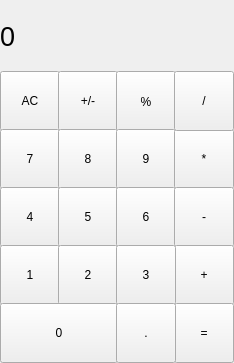
<?xml version="1.0" encoding="UTF-8"?>
<ui version="4.0">
 <class>MainWindow</class>
 <widget class="QMainWindow" name="MainWindow">
  <property name="geometry">
   <rect>
    <x>0</x>
    <y>0</y>
    <width>234</width>
    <height>363</height>
   </rect>
  </property>
  <property name="windowTitle">
   <string>MainWindow</string>
  </property>
  <widget class="QWidget" name="centralWidget">
   <widget class="QLabel" name="resultat">
    <property name="geometry">
     <rect>
      <x>0</x>
      <y>0</y>
      <width>221</width>
      <height>73</height>
     </rect>
    </property>
    <property name="font">
     <font>
      <pointsize>20</pointsize>
      <weight>50</weight>
      <bold>false</bold>
     </font>
    </property>
    <property name="styleSheet">
     <string notr="true">QPushButton {
   border: 1px solid gray;
}
QPushButton:pressed {
    background-color: qlineargradient(x1: 0, y1: 0, x2: 0, y2: 1,
                                      stop: 0 #dadbde, stop: 1 #f6f7fa);
}</string>
    </property>
    <property name="text">
     <string>0</string>
    </property>
   </widget>
   <widget class="QPushButton" name="pushButton_AC">
    <property name="geometry">
     <rect>
      <x>0</x>
      <y>71</y>
      <width>60</width>
      <height>60</height>
     </rect>
    </property>
    <property name="text">
     <string>AC</string>
    </property>
   </widget>
   <widget class="QPushButton" name="pushButton_plus_minus">
    <property name="geometry">
     <rect>
      <x>58</x>
      <y>71</y>
      <width>60</width>
      <height>60</height>
     </rect>
    </property>
    <property name="text">
     <string>+/-</string>
    </property>
   </widget>
   <widget class="QPushButton" name="pushButton_procent">
    <property name="geometry">
     <rect>
      <x>116</x>
      <y>71</y>
      <width>60</width>
      <height>61</height>
     </rect>
    </property>
    <property name="text">
     <string>%</string>
    </property>
   </widget>
   <widget class="QPushButton" name="pushButton_7">
    <property name="geometry">
     <rect>
      <x>0</x>
      <y>129</y>
      <width>60</width>
      <height>60</height>
     </rect>
    </property>
    <property name="styleSheet">
     <string notr="true"/>
    </property>
    <property name="text">
     <string>7</string>
    </property>
   </widget>
   <widget class="QPushButton" name="pushButton_8">
    <property name="geometry">
     <rect>
      <x>58</x>
      <y>129</y>
      <width>60</width>
      <height>60</height>
     </rect>
    </property>
    <property name="styleSheet">
     <string notr="true"/>
    </property>
    <property name="text">
     <string>8</string>
    </property>
   </widget>
   <widget class="QPushButton" name="pushButton_9">
    <property name="geometry">
     <rect>
      <x>116</x>
      <y>129</y>
      <width>60</width>
      <height>60</height>
     </rect>
    </property>
    <property name="styleSheet">
     <string notr="true"/>
    </property>
    <property name="text">
     <string>9</string>
    </property>
   </widget>
   <widget class="QPushButton" name="pushButton_4">
    <property name="geometry">
     <rect>
      <x>0</x>
      <y>187</y>
      <width>60</width>
      <height>60</height>
     </rect>
    </property>
    <property name="styleSheet">
     <string notr="true"/>
    </property>
    <property name="text">
     <string>4</string>
    </property>
   </widget>
   <widget class="QPushButton" name="pushButton_5">
    <property name="geometry">
     <rect>
      <x>58</x>
      <y>187</y>
      <width>60</width>
      <height>60</height>
     </rect>
    </property>
    <property name="styleSheet">
     <string notr="true"/>
    </property>
    <property name="text">
     <string>5</string>
    </property>
   </widget>
   <widget class="QPushButton" name="pushButton_6">
    <property name="geometry">
     <rect>
      <x>116</x>
      <y>187</y>
      <width>60</width>
      <height>60</height>
     </rect>
    </property>
    <property name="styleSheet">
     <string notr="true"/>
    </property>
    <property name="text">
     <string>6</string>
    </property>
   </widget>
   <widget class="QPushButton" name="pushButton_umnowenie">
    <property name="geometry">
     <rect>
      <x>174</x>
      <y>129</y>
      <width>60</width>
      <height>60</height>
     </rect>
    </property>
    <property name="text">
     <string>*</string>
    </property>
   </widget>
   <widget class="QPushButton" name="pushButton_minus">
    <property name="geometry">
     <rect>
      <x>174</x>
      <y>187</y>
      <width>60</width>
      <height>60</height>
     </rect>
    </property>
    <property name="text">
     <string>-</string>
    </property>
   </widget>
   <widget class="QPushButton" name="pushButton_plus">
    <property name="geometry">
     <rect>
      <x>174</x>
      <y>245</y>
      <width>60</width>
      <height>60</height>
     </rect>
    </property>
    <property name="text">
     <string>+</string>
    </property>
   </widget>
   <widget class="QPushButton" name="pushButton_1">
    <property name="geometry">
     <rect>
      <x>0</x>
      <y>245</y>
      <width>60</width>
      <height>60</height>
     </rect>
    </property>
    <property name="styleSheet">
     <string notr="true"/>
    </property>
    <property name="text">
     <string>1</string>
    </property>
   </widget>
   <widget class="QPushButton" name="pushButton_2">
    <property name="geometry">
     <rect>
      <x>58</x>
      <y>245</y>
      <width>60</width>
      <height>60</height>
     </rect>
    </property>
    <property name="styleSheet">
     <string notr="true"/>
    </property>
    <property name="text">
     <string>2</string>
    </property>
   </widget>
   <widget class="QPushButton" name="pushButton_3">
    <property name="geometry">
     <rect>
      <x>116</x>
      <y>245</y>
      <width>60</width>
      <height>60</height>
     </rect>
    </property>
    <property name="styleSheet">
     <string notr="true"/>
    </property>
    <property name="text">
     <string>3</string>
    </property>
   </widget>
   <widget class="QPushButton" name="pushButton_delenie">
    <property name="geometry">
     <rect>
      <x>174</x>
      <y>71</y>
      <width>60</width>
      <height>60</height>
     </rect>
    </property>
    <property name="text">
     <string>/</string>
    </property>
   </widget>
   <widget class="QPushButton" name="pushButton_0">
    <property name="geometry">
     <rect>
      <x>0</x>
      <y>303</y>
      <width>118</width>
      <height>60</height>
     </rect>
    </property>
    <property name="styleSheet">
     <string notr="true"/>
    </property>
    <property name="text">
     <string>0</string>
    </property>
   </widget>
   <widget class="QPushButton" name="pushButton_ravno">
    <property name="geometry">
     <rect>
      <x>174</x>
      <y>303</y>
      <width>60</width>
      <height>60</height>
     </rect>
    </property>
    <property name="text">
     <string>=</string>
    </property>
   </widget>
   <widget class="QPushButton" name="pushButton_tocka">
    <property name="geometry">
     <rect>
      <x>116</x>
      <y>303</y>
      <width>60</width>
      <height>60</height>
     </rect>
    </property>
    <property name="text">
     <string>.</string>
    </property>
   </widget>
  </widget>
 </widget>
 <layoutdefault spacing="6" margin="11"/>
 <resources/>
 <connections/>
</ui>
